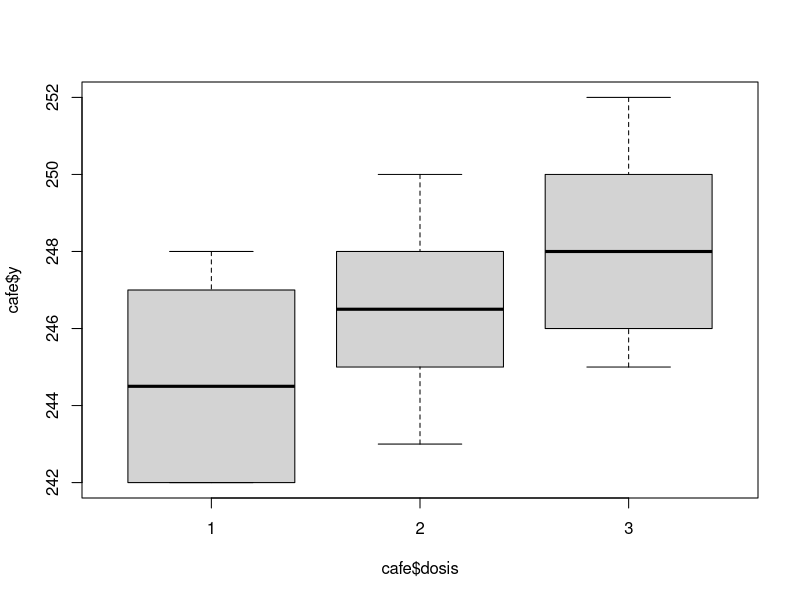
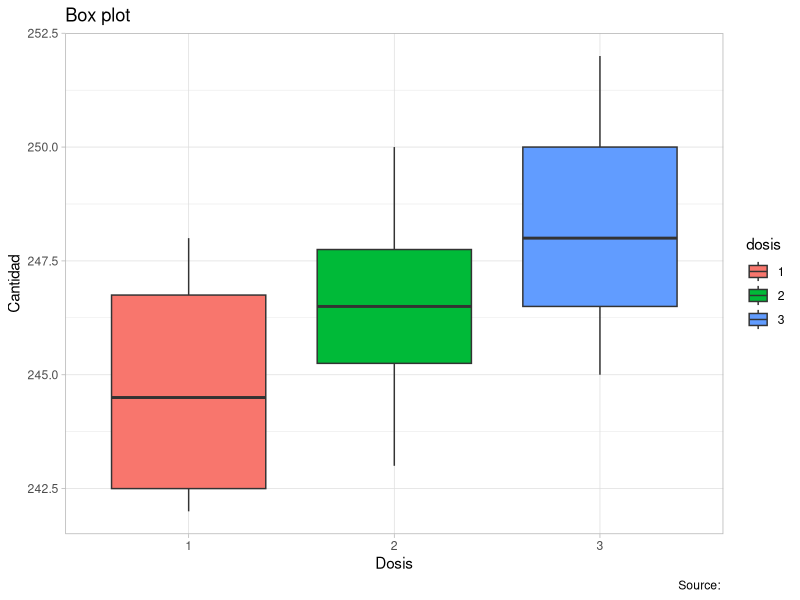
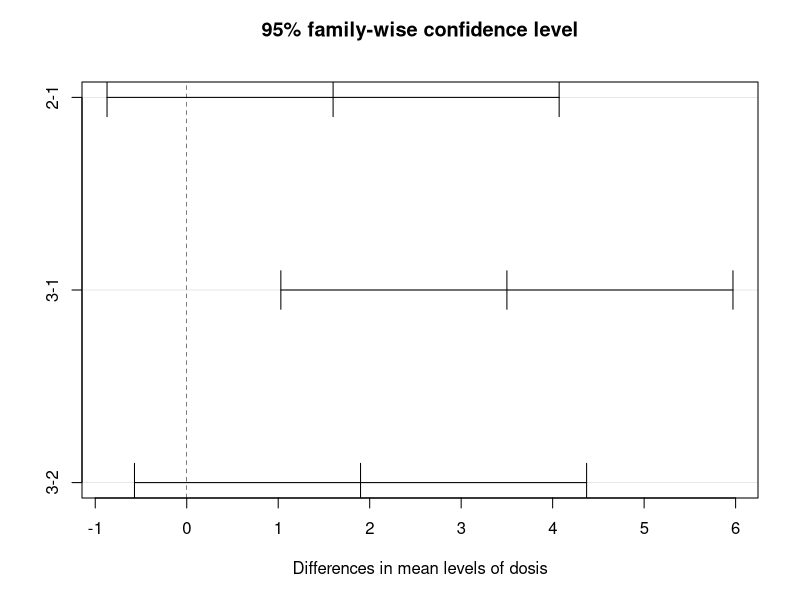

Here is the R script that generated these plots, in order:
library(readxl)
library(ggplot2)
cafe<-read_excel("Cafeina.xls")
n<-nrow(cafe)
cafe<-read.table("cafeina.txt",header=TRUE)


# Test F haciendo las cuentas
X<-cbind(c(rep(1,10),rep(0,20)),c(rep(0,10),rep(1,10),rep(0,10)),c(rep(0,20),rep(1,10)))
p<-ncol(X)
C<-rbind(c(1,-1,0),c(0,1,-1))
mu_s<-c(mean(cafe$y[1:10]),mean(cafe$y[11:20]),mean(cafe$y[21:30]))
s_2<-t(cafe$y-X%*%mu_s)%*%(cafe$y-X%*%mu_s)/(n-p)
q<-nrow(C)
f_obs<-t(C%*%mu_s)%*%solve(C%*%solve(t(X)%*%X)%*%t(C))%*%(C%*%mu_s)/q/s_2 # es el f observado
qf(0.95,q,n-p) #este es el cuantil, limite de mi zona de rechazo
1-pf(f_obs,q,n-p) #este es el p-valor


# Ahora buscamos los intervalos

#Bonferroni

c1<-c(1,-1,0) #compara no cafeina con 100
c2<-c(1,0,-1) # compara no cafeina con 200
c3<-c(0,1,-1) # compara 100 con 200
qb<-3
alfa<-0.05 #mi nivel global

ic1<-c(t(c1)%*%mu_s-qt(1-alfa/(2*qb),n-p)*sqrt(s_2*t(c1)%*%solve(t(X)%*%X)%*%c1),
       t(c1)%*%mu_s+qt(1-alfa/(2*qb),n-p)*sqrt(s_2*t(c1)%*%solve(t(X)%*%X)%*%c1))

ic2<-c(t(c2)%*%mu_s-qt(1-alfa/(2*qb),n-p)*sqrt(s_2*t(c2)%*%solve(t(X)%*%X)%*%c2),
       t(c2)%*%mu_s+qt(1-alfa/(2*qb),n-p)*sqrt(s_2*t(c2)%*%solve(t(X)%*%X)%*%c2))

ic3<-c(t(c3)%*%mu_s-qt(1-alfa/(2*qb),n-p)*sqrt(s_2*t(c3)%*%solve(t(X)%*%X)%*%c3),
       t(c3)%*%mu_s+qt(1-alfa/(2*qb),n-p)*sqrt(s_2*t(c3)%*%solve(t(X)%*%X)%*%c3))

ic1
ic2
ic3



# Sheffe

h1<-c(1,0)
h2<-c(0,1)
h3<-c(1,1)

IC1<-c(t(h1)%*%C%*%mu_s-sqrt(q*qf(1-alfa,q,n-p))*sqrt(s_2*t(h1)%*%C%*%solve(t(X)%*%X)%*%t(C)%*%h1),
     t(h1)%*%C%*%mu_s+sqrt(q*qf(1-alfa,q,n-p))*sqrt(s_2*t(h1)%*%C%*%solve(t(X)%*%X)%*%t(C)%*%h1))

IC2<-c(t(h2)%*%C%*%mu_s-sqrt(q*qf(1-alfa,q,n-p))*sqrt(s_2*t(h2)%*%C%*%solve(t(X)%*%X)%*%t(C)%*%h2),
       t(h2)%*%C%*%mu_s+sqrt(q*qf(1-alfa,q,n-p))*sqrt(s_2*t(h2)%*%C%*%solve(t(X)%*%X)%*%t(C)%*%h2))
IC3<-c(t(h3)%*%C%*%mu_s-sqrt(q*qf(1-alfa,q,n-p))*sqrt(s_2*t(h3)%*%C%*%solve(t(X)%*%X)%*%t(C)%*%h3),
       t(h3)%*%C%*%mu_s+sqrt(q*qf(1-alfa,q,n-p))*sqrt(s_2*t(h3)%*%C%*%solve(t(X)%*%X)%*%t(C)%*%h3))

IC1
IC2
IC3

cafe$dosis<-as.factor(cafe$dosis)
boxplot(cafe$y~cafe$dosis)
ggplot(cafe, aes(x= dosis, y=y,fill=dosis))+
  geom_boxplot() + 
  labs(title="Box plot",
       caption="Source: ",
       x="Dosis",
       y="Cantidad")+theme_light()

#con tukey
reg<-aov(y~dosis,data=cafe) #en este caso necesita la tabla de anova
TukeyHSD(reg)
plot(TukeyHSD(reg))
